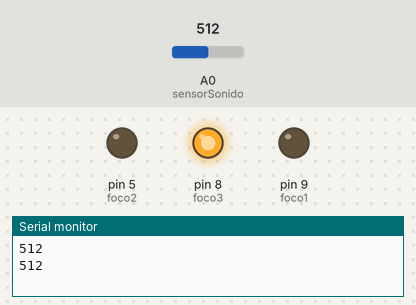
A sketch run on a simulated Arduino Uno, built with avr-gcc and run on an emulated ATmega328P. Parts: output pins drawn as LEDs (lit = HIGH), the last lines printed to the serial monitor. Inputs (shaded band) come from the test bench; at power-on: A0 (sensorSonido) = 512.

Above: at 10.9 s.
11.0 s: A0 (sensorSonido) set to 22
At 20.15 s:
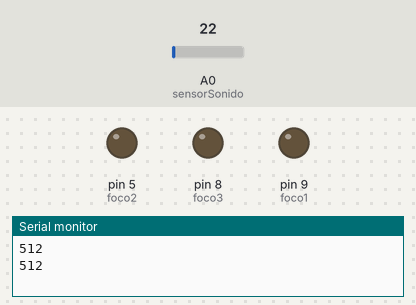
21.7 s: A0 (sensorSonido) set to 17
At 26.2 s:
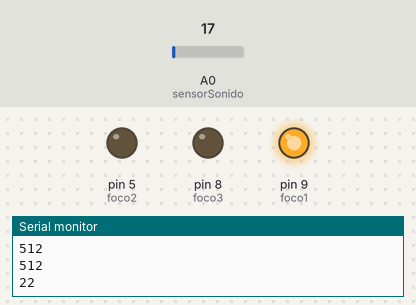
At 31.3 s:
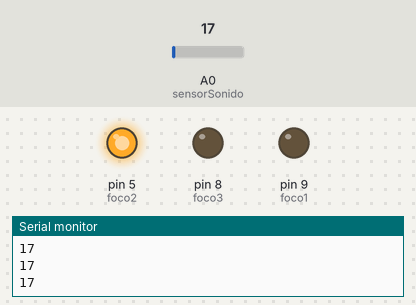
Timing chart, 0 to 32.8 s (numbered marks = the images above; inputs shaded):
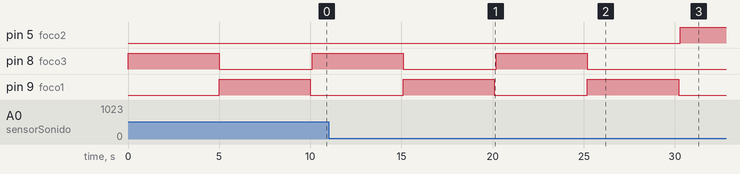

The sketch:

sonido.ino
```cpp
const int sensorSonido = A0;
const int foco1 = 9,foco2=5,foco3=8;   // <--- Nuevo pin para el foco/LED
int umbral = 19;


void setup() {
  pinMode(foco1, OUTPUT); // Configurar el foco como salida
   pinMode(foco2, OUTPUT);
      pinMode(foco3, OUTPUT);
  Serial.begin(9600);
}

void loop() {
  int valorSonido = analogRead(sensorSonido);
  Serial.println(valorSonido);

  if (valorSonido > umbral) {
    digitalWrite(foco2, LOW);
    // --- Acción cuando hay sonido ---
    digitalWrite(foco3, HIGH); // Enciende el foco
    delay(5000);
    digitalWrite(foco3, LOW);
    digitalWrite(foco1, HIGH);
    delay(5000);
    digitalWrite(foco1, LOW);
   // Apaga el foco
  } else {
    // --- Acción en silencio ---

    digitalWrite(foco1, LOW);
    digitalWrite(foco3, LOW);
     digitalWrite(foco2, HIGH);
  }

  delay(100);
}
```

Measured:
- the behaviour switches between 20 and 19 on A0 (sensorSonido) (found by bisection; images 1 and 2)
- after the input at 21.7 s, pin 5 (foco2): LOW → HIGH after 8.6 s; pin 8 (foco3): goes on until 25.2 s, then stays LOW; pin 9 (foco1): goes on until 30.2 s, then stays LOW
